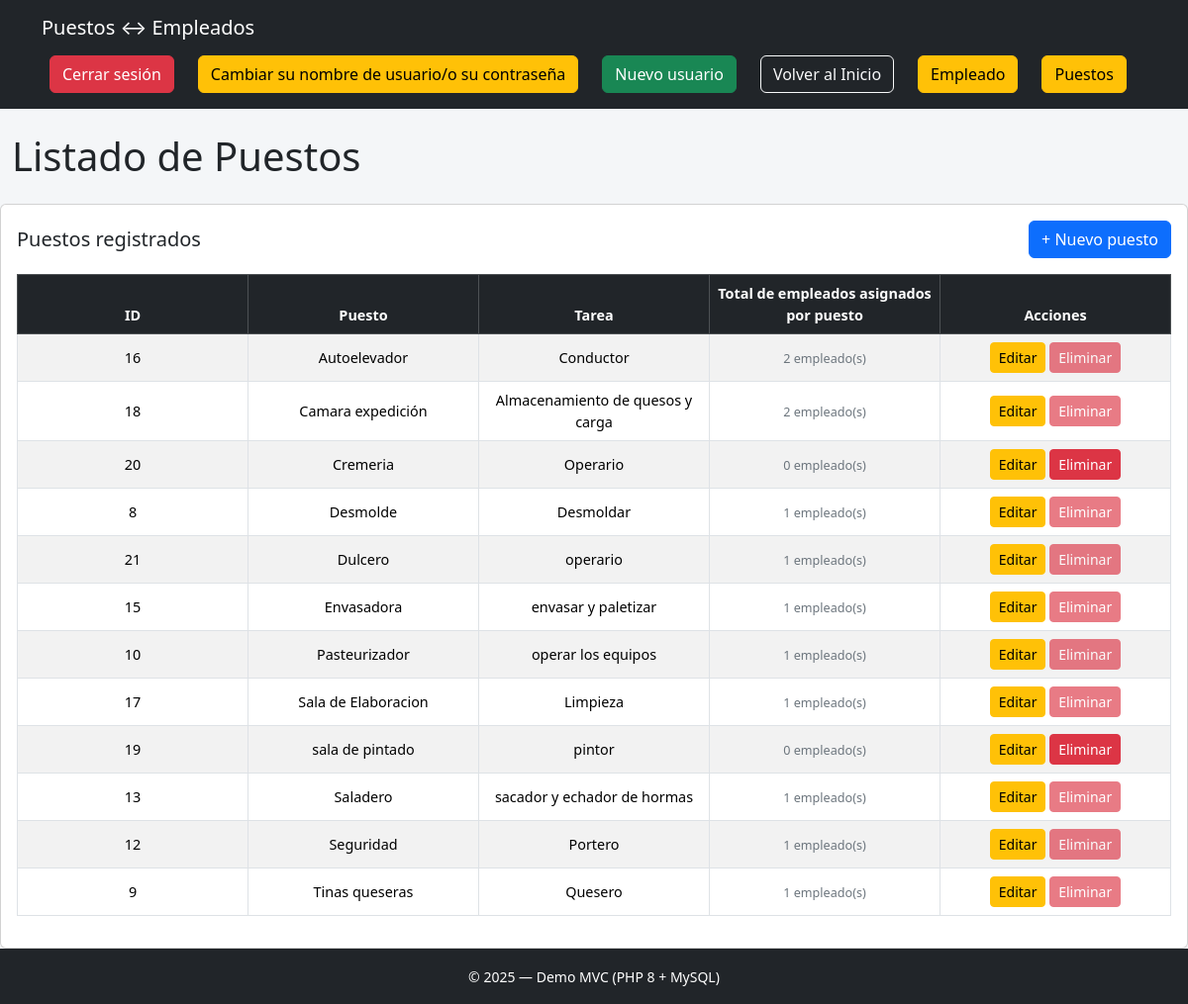
The app's page /trabajo_practico_dos_tablas/index.php?c=puesto&a=list (signed in) with its own data.
### tables this page shows
CREATE TABLE `puestos` (
  `id` int(10) UNSIGNED NOT NULL,
  `nombre` varchar(100) NOT NULL,
  `tarea` varchar(255) DEFAULT NULL
);

### trabajo_practico_dos_tablas/index.php (called while the page is built, shortened)
<?php
require_once __DIR__ . '/auth.php';
?>
<?php
$controller = $_GET['c'] ?? 'empleado';
$action     = $_GET['a'] ?? 'list';
$controllerObj = new $controllerClass();
$data = $controllerObj->$action();
$viewPath = __DIR__ . "/views/{$controller}/{$controllerObj->view}.php";
include __DIR__ . "/views/header.php";
include $viewPath;
include __DIR__ . "/views/footer.php";

### trabajo_practico_dos_tablas/model/db.php (called while the page is built, shortened)
<?php
class Db
{
  public function __construct()
  {
    $host = "localhost";
    $user = "root";
    $pass = "";
    $db   = "empresa_1";
    $this->con = @new mysqli($host, $user, $pass, $db);
  }
}

### trabajo_practico_dos_tablas/model/Puesto.php (called while the page is built, shortened)
<?php
require_once __DIR__ . '/db.php';
class Puesto
{
  private mysqli $con;
  public function __construct()
  {
    $db = new Db();
    $this->con = $db->con;
  }
  public function all(): array
  {
    $sql = '
      SELECT
        a.id,
        a.nombre AS puesto,   -- alias amigable para la vista
        a.tarea,
        COUNT(b.id) AS can_empleados
      FROM puestos a
      LEFT JOIN empleados b ON b.puesto_id = a.id
      GROUP BY a.id, a.nombre, a.tarea
      ORDER BY a.nombre
    ';
    $res = $this->con->query($sql);
    return $res ? $res->fetch_all(MYSQLI_ASSOC) : [];
  }
}

### trabajo_practico_dos_tablas/auth.php (called while the page is built, shortened)
<?php
function isLoggedIn(): bool {
  return !empty($_SESSION['user_id']);
}

### trabajo_practico_dos_tablas/controller/puesto.php (called while the page is built, shortened)
<?php
require_once __DIR__ . '/../auth.php';
require_once __DIR__ . '/../model/Puesto.php';
class PuestoController
{
  private Puesto $puestoModel;
  public function __construct()
  {
    $this->puestoModel = new Puesto();
  }
  public function list(): array
  {
    return ['puestos' => $this->puestoModel->all()];
  }
}

### trabajo_practico_dos_tablas/views/puesto/listar.php (the view)
<?php
$puestos = $data['puestos'] ?? [];
?>
<div class="card">
  <div class="card-body">
    <div class="d-flex justify-content-between align-items-center mb-3">
      <h5 class="mb-0">Puestos registrados</h5>
      <a class="btn btn-primary" href="?c=puesto&a=form">+ Nuevo puesto</a>
    </div>
    <div class="table-responsive">
      <table class="table table-bordered table-striped align-middle text-center"
        style="font-size: 0.9rem; table-layout: fixed; width: 100%;">
        <thead class="table-dark">
          <tr>
            <th>ID</th>
            <th>Puesto</th>
            <th>Tarea</th>
            <th>Total de empleados asignados por puesto</th>
            <th>Acciones</th>
          </tr>
        </thead>
        <tbody>
          <?php if (empty($puestos)): ?>
            <tr>
              <td colspan="5">No hay puestos cargados.</td>
            </tr>
            <?php else: foreach ($puestos as $p): ?>
              <tr>
                <td><?= (int)$p['id'] ?></td>
                <td><?= htmlspecialchars($p['puesto'] ?? $p['nombre'] ?? '') ?></td>
                <td><?= htmlspecialchars($p['tarea']  ?? '(Sin tarea)') ?></td>
                <td><small><?= (int)($p['can_empleados'] ?? 0) ?> empleado(s)</small></td>
                <td>
                  <a class="btn btn-sm btn-warning"
                    href="?c=puesto&a=edit&id=<?= (int)$p['id'] ?>">Editar</a>
                  <?php if ((int)($p['can_empleados'] ?? 0) > 0): ?>
                    <span class="d-inline-block" tabindex="0"
                      data-bs-toggle="tooltip"
                      data-bs-placement="top"
                      data-bs-title="No se puede eliminar el puesto está asignado a empleados">
                      <button class="btn btn-sm btn-danger" type="button" disabled style="pointer-events: none;">
                        Eliminar
                      </button>
                    </span>
                  <?php else: ?>
                    <a class="btn btn-sm btn-danger"
                      href="?c=puesto&a=delete&id=<?= (int)$p['id'] ?>"
                      onclick="return confirm('¿Seguro que deseas eliminar este puesto?, igual puedes eliminarlo por que no esta asignado a ningun empleado');">
                      Eliminar
                    </a>
                  <?php endif; ?>
                </td>
              </tr>
          <?php endforeach;
          endif; ?>
        </tbody>
      </table>
    </div>
  </div>
</div>

### trabajo_practico_dos_tablas/views/header.php (style rules this page uses)
body { background:#f4f6f8; }
td, th { word-break: break-word; }
td small { color:#6c757d; }

### records on screen
puestos: id "16", nombre "Autoelevador", tarea "Conductor", can_empleados "2", shows "Eliminar"
puestos: id "18", nombre "Camara expedición", tarea "Almacenamiento de quesos y carga", can_empleados "2", shows "Eliminar"
puestos: id "20", nombre "Cremeria", tarea "Operario", can_empleados "0"
puestos: id "8", nombre "Desmolde", tarea "Desmoldar", can_empleados "1", shows "Eliminar"
puestos: id "21", nombre "Dulcero", tarea "operario", can_empleados "1", shows "Eliminar"
puestos: id "15", nombre "Envasadora", tarea "envasar y paletizar", can_empleados "1", shows "Eliminar"
puestos: id "10", nombre "Pasteurizador", tarea "operar los equipos", can_empleados "1", shows "Eliminar"
puestos: id "17", nombre "Sala de Elaboracion", tarea "Limpieza", can_empleados "1", shows "Eliminar"
puestos: id "19", nombre "sala de pintado", tarea "pintor", can_empleados "0"
puestos: id "13", nombre "Saladero", tarea "sacador y echador de hormas", can_empleados "1", shows "Eliminar"
puestos: id "12", nombre "Seguridad", tarea "Portero", can_empleados "1", shows "Eliminar"
puestos: id "9", nombre "Tinas queseras", tarea "Quesero", can_empleados "1", shows "Eliminar"

### other values on screen
$page_title "Listado de Puestos"
